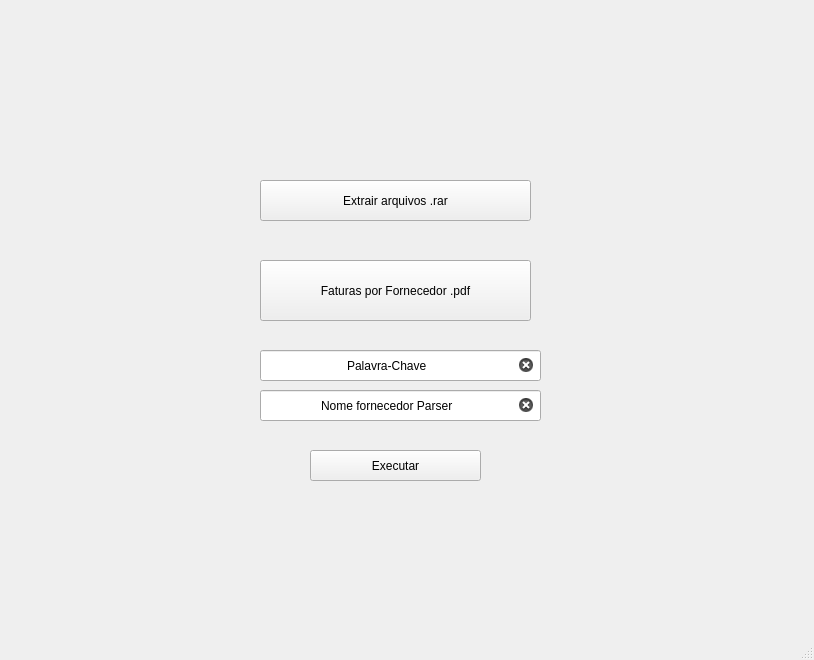
<?xml version="1.0" encoding="UTF-8"?>
<ui version="4.0">
 <class>SAM</class>
 <widget class="QMainWindow" name="SAM">
  <property name="enabled">
   <bool>true</bool>
  </property>
  <property name="geometry">
   <rect>
    <x>0</x>
    <y>0</y>
    <width>814</width>
    <height>660</height>
   </rect>
  </property>
  <property name="windowTitle">
   <string>SAM</string>
  </property>
  <property name="toolTip">
   <string/>
  </property>
  <property name="statusTip">
   <string/>
  </property>
  <property name="layoutDirection">
   <enum>Qt::LeftToRight</enum>
  </property>
  <widget class="QWidget" name="centralwidget">
   <widget class="QLabel" name="label">
    <property name="geometry">
     <rect>
      <x>-800</x>
      <y>-160</y>
      <width>1611</width>
      <height>800</height>
     </rect>
    </property>
    <property name="text">
     <string/>
    </property>
    <property name="pixmap">
     <pixmap>Fundo_azul_linhas.jpg</pixmap>
    </property>
   </widget>
   <widget class="QLabel" name="label_2">
    <property name="geometry">
     <rect>
      <x>0</x>
      <y>0</y>
      <width>211</width>
      <height>51</height>
     </rect>
    </property>
    <property name="text">
     <string/>
    </property>
    <property name="pixmap">
     <pixmap>png guiando (2).png</pixmap>
    </property>
   </widget>
   <widget class="QPushButton" name="pushButton">
    <property name="geometry">
     <rect>
      <x>260</x>
      <y>260</y>
      <width>271</width>
      <height>61</height>
     </rect>
    </property>
    <property name="text">
     <string>Faturas por Fornecedor .pdf</string>
    </property>
   </widget>
   <widget class="QPushButton" name="pushButton_4">
    <property name="geometry">
     <rect>
      <x>310</x>
      <y>450</y>
      <width>171</width>
      <height>31</height>
     </rect>
    </property>
    <property name="text">
     <string>Executar</string>
    </property>
   </widget>
   <widget class="QLineEdit" name="lineEdit">
    <property name="geometry">
     <rect>
      <x>260</x>
      <y>350</y>
      <width>281</width>
      <height>31</height>
     </rect>
    </property>
    <property name="text">
     <string>Palavra-Chave</string>
    </property>
    <property name="alignment">
     <set>Qt::AlignCenter</set>
    </property>
    <property name="clearButtonEnabled">
     <bool>true</bool>
    </property>
   </widget>
   <widget class="QLineEdit" name="lineEdit_2">
    <property name="geometry">
     <rect>
      <x>260</x>
      <y>390</y>
      <width>281</width>
      <height>31</height>
     </rect>
    </property>
    <property name="autoFillBackground">
     <bool>false</bool>
    </property>
    <property name="text">
     <string>Nome fornecedor Parser</string>
    </property>
    <property name="alignment">
     <set>Qt::AlignCenter</set>
    </property>
    <property name="clearButtonEnabled">
     <bool>true</bool>
    </property>
   </widget>
   <widget class="QPushButton" name="pushButton_2">
    <property name="geometry">
     <rect>
      <x>260</x>
      <y>180</y>
      <width>271</width>
      <height>41</height>
     </rect>
    </property>
    <property name="autoFillBackground">
     <bool>false</bool>
    </property>
    <property name="text">
     <string>Extrair arquivos .rar</string>
    </property>
   </widget>
  </widget>
  <widget class="QMenuBar" name="menubar">
   <property name="geometry">
    <rect>
     <x>0</x>
     <y>0</y>
     <width>814</width>
     <height>21</height>
    </rect>
   </property>
  </widget>
  <widget class="QStatusBar" name="statusbar"/>
 </widget>
 <resources/>
 <connections/>
</ui>
